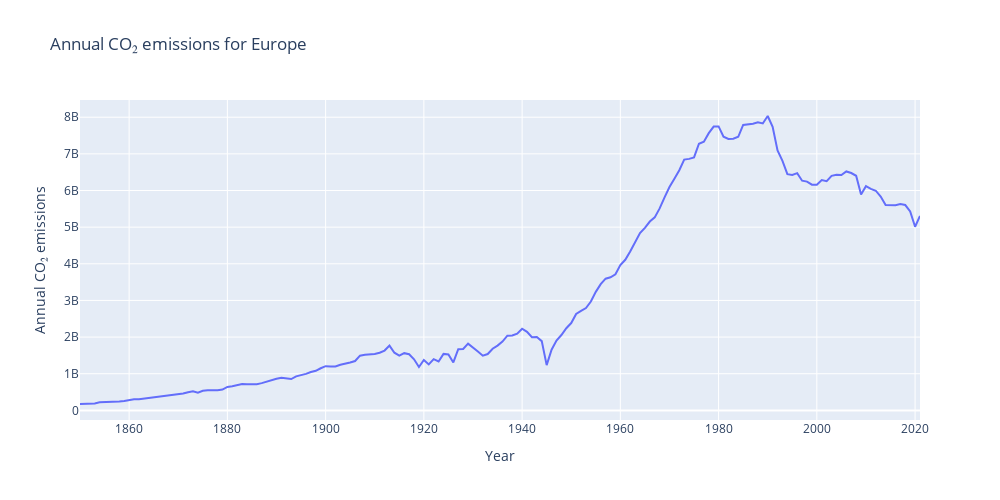

The cell this chart's notebook holds for it:
### Code cell
df = df_continents[df_continents['Entity'] == selected_continent]

fig2 = px.line(df,"Year","Annual CO₂ emissions", 
               width=1000, height=500,
               title=f"Annual CO₂ emissions for {selected_continent}")

fig2.show()

### Figure 1 — Plotly figure (JSON) as saved in the notebook; plotly's stock layout.template omitted (floating-point values rounded to 4 significant figures; data arrays with more than 128 entries replaced by an {"elided": "..."} marker saying what was removed)
{"data": [{"hovertemplate": "Year=%{x}<br>Annual CO₂ emissions=%{y}<extra></extra>", "legendgroup": "", "line": {"color": "#636efa", "dash": "solid"}, "marker": {"symbol": "circle"}, "mode": "lines", "name": "", "orientation": "v", "showlegend": false, "type": "scatter", "x": {"elided": "172 int values"}, "xaxis": "x", "y": {"elided": "172 int values"}, "yaxis": "y"}], "layout": {"height": 500, "legend": {"tracegroupgap": 0}, "title": {"text": "Annual CO₂ emissions for Europe"}, "width": 1000, "xaxis": {"anchor": "y", "domain": [0, 1], "title": {"text": "Year"}}, "yaxis": {"anchor": "x", "domain": [0, 1], "title": {"text": "Annual CO₂ emissions"}}}}
